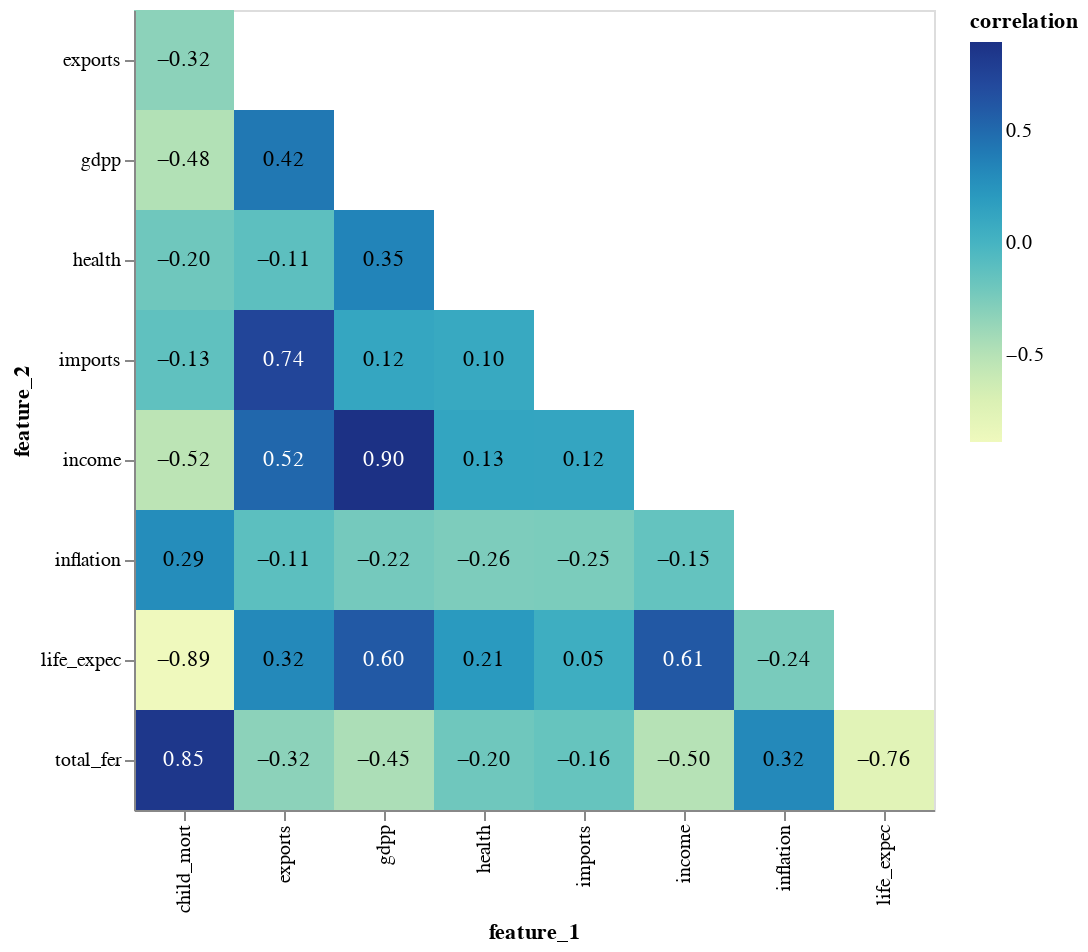

Notebook source saved alongside this figure:
### Markdown cell above
### Corrplot

### Code cell
# make a function from the code below

def plot_corr(df):
    """
    This function plots a correlation matrix for a dataframe
    
    """
    corr_matrix = df.corr()

    # Convert the correlation matrix into a tidy format
    corr_matrix = corr_matrix.stack().reset_index()
    corr_matrix.columns = ["feature_1", "feature_2", "correlation"]

    # Create the feature corrplot
    base = alt.Chart(corr_matrix).encode(
        x="feature_1:N",
        y="feature_2:N"
    )

    # Add the rectangles
    rects = base.mark_rect().encode(
        color=alt.Color("correlation:Q")
    )

    # Add the text labels
    labels = base.mark_text(baseline="middle").encode(
        text=alt.Text("correlation:Q", format=".2f"),
        color=alt.condition(
            alt.datum.correlation > 0.5,
            alt.value("white"),
            alt.value("black")
        )
    )

    # Show only half of the matrix
    corr_plot = (rects + labels).properties(
        width=400,
        height=400
    ).transform_filter(
        alt.datum.feature_1 < alt.datum.feature_2
    )
    return corr_plot

plot_corr(countries_df)

### Figure 1 — Vega-Lite specification as saved in the notebook (floating-point values rounded to 4 significant figures)
{"config": {"view": {"continuousWidth": 400, "continuousHeight": 300}}, "layer": [{"mark": "rect", "encoding": {"color": {"field": "correlation", "type": "quantitative"}, "x": {"field": "feature_1", "type": "nominal"}, "y": {"field": "feature_2", "type": "nominal"}}}, {"mark": {"type": "text", "baseline": "middle"}, "encoding": {"color": {"condition": {"value": "white", "test": "(datum.correlation > 0.5)"}, "value": "black"}, "text": {"field": "correlation", "format": ".2f", "type": "quantitative"}, "x": {"field": "feature_1", "type": "nominal"}, "y": {"field": "feature_2", "type": "nominal"}}}], "data": {"name": "data-41d8e316a8d08dc157dd4ee1f5d9647f"}, "height": 400, "transform": [{"filter": "(datum.feature_1 < datum.feature_2)"}], "width": 400, "$schema": "https://vega.github.io/schema/vega-lite/v4.17.0.json", "datasets": {"data-41d8e316a8d08dc157dd4ee1f5d9647f": [{"feature_1": "child_mort", "feature_2": "child_mort", "correlation": 1.0}, {"feature_1": "child_mort", "feature_2": "exports", "correlation": -0.3181}, {"feature_1": "child_mort", "feature_2": "health", "correlation": -0.2004}, {"feature_1": "child_mort", "feature_2": "imports", "correlation": -0.1272}, {"feature_1": "child_mort", "feature_2": "income", "correlation": -0.5243}, {"feature_1": "child_mort", "feature_2": "inflation", "correlation": 0.2883}, {"feature_1": "child_mort", "feature_2": "life_expec", "correlation": -0.8867}, {"feature_1": "child_mort", "feature_2": "total_fer", "correlation": 0.8485}, {"feature_1": "child_mort", "feature_2": "gdpp", "correlation": -0.483}, {"feature_1": "exports", "feature_2": "child_mort", "correlation": -0.3181}, {"feature_1": "exports", "feature_2": "exports", "correlation": 1.0}, {"feature_1": "exports", "feature_2": "health", "correlation": -0.1144}, {"feature_1": "exports", "feature_2": "imports", "correlation": 0.7374}, {"feature_1": "exports", "feature_2": "income", "correlation": 0.5168}, {"feature_1": "exports", "feature_2": "inflation", "correlation": -0.1073}, {"feature_1": "exports", "feature_2": "life_expec", "correlation": 0.3163}, {"feature_1": "exports", "feature_2": "total_fer", "correlation": -0.32}, {"feature_1": "exports", "feature_2": "gdpp", "correlation": 0.4187}, {"feature_1": "health", "feature_2": "child_mort", "correlation": -0.2004}, {"feature_1": "health", "feature_2": "exports", "correlation": -0.1144}, {"feature_1": "health", "feature_2": "health", "correlation": 1.0}, {"feature_1": "health", "feature_2": "imports", "correlation": 0.09572}, {"feature_1": "health", "feature_2": "income", "correlation": 0.1296}, {"feature_1": "health", "feature_2": "inflation", "correlation": -0.2554}, {"feature_1": "health", "feature_2": "life_expec", "correlation": 0.2107}, {"feature_1": "health", "feature_2": "total_fer", "correlation": -0.1967}, {"feature_1": "health", "feature_2": "gdpp", "correlation": 0.346}, {"feature_1": "imports", "feature_2": "child_mort", "correlation": -0.1272}, {"feature_1": "imports", "feature_2": "exports", "correlation": 0.7374}, {"feature_1": "imports", "feature_2": "health", "correlation": 0.09572}, {"feature_1": "imports", "feature_2": "imports", "correlation": 1.0}, {"feature_1": "imports", "feature_2": "income", "correlation": 0.1224}, {"feature_1": "imports", "feature_2": "inflation", "correlation": -0.247}, {"feature_1": "imports", "feature_2": "life_expec", "correlation": 0.05439}, {"feature_1": "imports", "feature_2": "total_fer", "correlation": -0.159}, {"feature_1": "imports", "feature_2": "gdpp", "correlation": 0.1155}, {"feature_1": "income", "feature_2": "child_mort", "correlation": -0.5243}, {"feature_1": "income", "feature_2": "exports", "correlation": 0.5168}, {"feature_1": "income", "feature_2": "health", "correlation": 0.1296}, {"feature_1": "income", "feature_2": "imports", "correlation": 0.1224}, {"feature_1": "income", "feature_2": "income", "correlation": 1.0}, {"feature_1": "income", "feature_2": "inflation", "correlation": -0.1478}, {"feature_1": "income", "feature_2": "life_expec", "correlation": 0.612}, {"feature_1": "income", "feature_2": "total_fer", "correlation": -0.5018}, {"feature_1": "income", "feature_2": "gdpp", "correlation": 0.8956}, {"feature_1": "inflation", "feature_2": "child_mort", "correlation": 0.2883}, {"feature_1": "inflation", "feature_2": "exports", "correlation": -0.1073}, {"feature_1": "inflation", "feature_2": "health", "correlation": -0.2554}, {"feature_1": "inflation", "feature_2": "imports", "correlation": -0.247}, {"feature_1": "inflation", "feature_2": "income", "correlation": -0.1478}, {"feature_1": "inflation", "feature_2": "inflation", "correlation": 1.0}, {"feature_1": "inflation", "feature_2": "life_expec", "correlation": -0.2397}, {"feature_1": "inflation", "feature_2": "total_fer", "correlation": 0.3169}, {"feature_1": "inflation", "feature_2": "gdpp", "correlation": -0.2216}, {"feature_1": "life_expec", "feature_2": "child_mort", "correlation": -0.8867}, {"feature_1": "life_expec", "feature_2": "exports", "correlation": 0.3163}, {"feature_1": "life_expec", "feature_2": "health", "correlation": 0.2107}, {"feature_1": "life_expec", "feature_2": "imports", "correlation": 0.05439}, {"feature_1": "life_expec", "feature_2": "income", "correlation": 0.612}, {"feature_1": "life_expec", "feature_2": "inflation", "correlation": -0.2397}, {"feature_1": "life_expec", "feature_2": "life_expec", "correlation": 1.0}, {"feature_1": "life_expec", "feature_2": "total_fer", "correlation": -0.7609}, {"feature_1": "life_expec", "feature_2": "gdpp", "correlation": 0.6001}, {"feature_1": "total_fer", "feature_2": "child_mort", "correlation": 0.8485}, {"feature_1": "total_fer", "feature_2": "exports", "correlation": -0.32}, {"feature_1": "total_fer", "feature_2": "health", "correlation": -0.1967}, {"feature_1": "total_fer", "feature_2": "imports", "correlation": -0.159}, {"feature_1": "total_fer", "feature_2": "income", "correlation": -0.5018}, {"feature_1": "total_fer", "feature_2": "inflation", "correlation": 0.3169}, {"feature_1": "total_fer", "feature_2": "life_expec", "correlation": -0.7609}, {"feature_1": "total_fer", "feature_2": "total_fer", "correlation": 1.0}, {"feature_1": "total_fer", "feature_2": "gdpp", "correlation": -0.4549}, {"feature_1": "gdpp", "feature_2": "child_mort", "correlation": -0.483}, {"feature_1": "gdpp", "feature_2": "exports", "correlation": 0.4187}, {"feature_1": "gdpp", "feature_2": "health", "correlation": 0.346}, {"feature_1": "gdpp", "feature_2": "imports", "correlation": 0.1155}, {"feature_1": "gdpp", "feature_2": "income", "correlation": 0.8956}, {"feature_1": "gdpp", "feature_2": "inflation", "correlation": -0.2216}, {"feature_1": "gdpp", "feature_2": "life_expec", "correlation": 0.6001}, {"feature_1": "gdpp", "feature_2": "total_fer", "correlation": -0.4549}, {"feature_1": "gdpp", "feature_2": "gdpp", "correlation": 1.0}]}}
